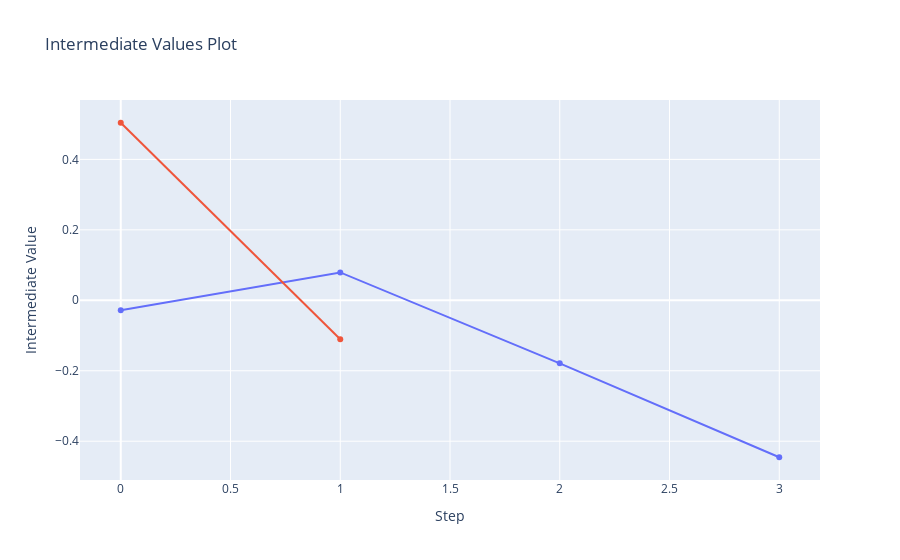

This figure's notebook cell:
### Code cell
optuna.visualization.plot_intermediate_values(study)

### Figure 1 — Plotly figure (JSON) as saved in the notebook; plotly's stock layout.template omitted (floating-point values rounded to 4 significant figures)
{"data": [{"marker": {"maxdisplayed": 10}, "mode": "lines+markers", "name": "Trial0", "type": "scatter", "x": [0, 1, 2, 3], "y": [-0.02833, 0.07915, -0.179, -0.4455]}, {"marker": {"maxdisplayed": 10}, "mode": "lines+markers", "name": "Trial1", "type": "scatter", "x": [0, 1], "y": [0.504, -0.1106]}], "layout": {"showlegend": false, "title": {"text": "Intermediate Values Plot"}, "xaxis": {"title": {"text": "Step"}}, "yaxis": {"title": {"text": "Intermediate Value"}}}}
